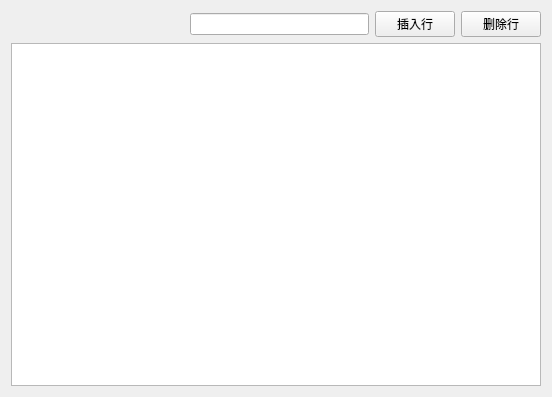
<?xml version="1.0" encoding="UTF-8"?>
<ui version="4.0">
 <class>TableWidget</class>
 <widget class="QWidget" name="TableWidget">
  <property name="geometry">
   <rect>
    <x>0</x>
    <y>0</y>
    <width>552</width>
    <height>397</height>
   </rect>
  </property>
  <property name="windowTitle">
   <string>TableWidget</string>
  </property>
  <layout class="QVBoxLayout" name="verticalLayout">
   <item>
    <layout class="QHBoxLayout" name="horizontalLayout">
     <item>
      <spacer name="horizontalSpacer">
       <property name="orientation">
        <enum>Qt::Horizontal</enum>
       </property>
       <property name="sizeHint" stdset="0">
        <size>
         <width>40</width>
         <height>20</height>
        </size>
       </property>
      </spacer>
     </item>
     <item>
      <widget class="QLineEdit" name="Search"/>
     </item>
     <item>
      <widget class="QPushButton" name="BtnAdd">
       <property name="text">
        <string>插入行</string>
       </property>
      </widget>
     </item>
     <item>
      <widget class="QPushButton" name="BtnDel">
       <property name="text">
        <string>删除行</string>
       </property>
      </widget>
     </item>
    </layout>
   </item>
   <item>
    <widget class="QTableWidget" name="tableWidget"/>
   </item>
  </layout>
 </widget>
 <layoutdefault spacing="6" margin="11"/>
 <resources/>
 <connections/>
</ui>
